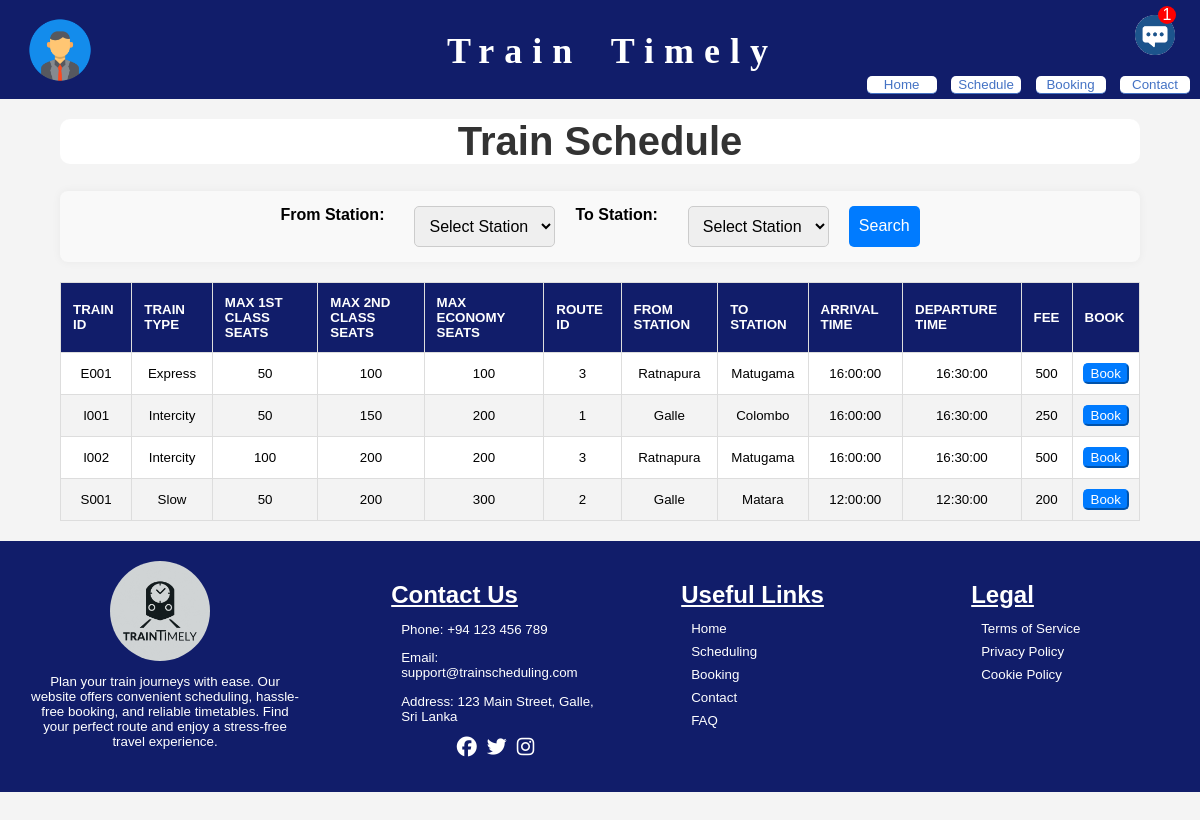
The app's page /traintimely/shedule.php (signed in) with its own data.
### tables this page shows
CREATE TABLE `trains` (
  `train_id` varchar(6) NOT NULL,
  `route_id` int(11) DEFAULT NULL,
  `train_type` varchar(10) DEFAULT NULL,
  `total_seats_first_class` int(11) DEFAULT NULL,
  `total_seats_second_class` int(11) DEFAULT NULL,
  `total_seats_economy_class` int(11) DEFAULT NULL
);

CREATE TABLE `routes` (
  `route_id` int(11) NOT NULL,
  `from_station` varchar(100) DEFAULT NULL,
  `to_station` varchar(100) DEFAULT NULL,
  `arrival_time` time DEFAULT NULL,
  `departure_time` time DEFAULT NULL,
  `fee` int(11) DEFAULT NULL
);

### traintimely/shedule.php (the view, shortened to what this page needs)
<!DOCTYPE html>
<html lang="en">
<head>
    <link rel="stylesheet" href="shedule.css">
    <link rel="stylesheet" href="headfoot.css">
    <link rel="stylesheet" href="https://cdnjs.cloudflare.com/ajax/libs/font-awesome/6.4.2/css/all.min.css">
</head>
<body>
    <header>
        <div class="header-content">
            <div class="profile-icon">
                <a href="#"><img src="profimg.png"></a>
            </div>
            <div class="titlecont">
                <div class="title">
                    <h2>Train Timely</h2>
                </div>
            </div>
            <div class="rightspace">
                <div class="message-icon-container">
                    <img class="message-icon" src="download.png" >
                    <div class="notification-count">1</div>
                </div>
            </div>
        </div>
        <div>
            <nav class="navigation">
                <a href="home.php"><button>Home</button></a>
                <a href="shedule.php"><button>Schedule</button></a>
                <a href="booking.php"><button>Booking</button></a>
                <a href="contact.php"><button>Contact</button></a>
            </nav>
        </div>
    </header>
    <main>
        <?php
            include 'connection.php';
            $sql = "SELECT t.train_id, t.train_type, t.total_seats_first_class, t.total_seats_second_class, t.total_seats_economy_class,
                    r.route_id, r.from_station, r.to_station, r.arrival_time, r.departure_time, r.fee
                    FROM trains t
                    INNER JOIN routes r ON t.route_id = r.route_id";
            $result = $conn->query($sql);
            ?>
            <h1>Train Schedule</h1>
            <form method="POST" action="">
                <label for="from_station">From Station:</label>
                <select id="from_station" name="from_station">
                    <option value="">Select Station</option>
                </select>
                <label for="to_station">To Station:</label>
                <select id="to_station" name="to_station">
                    <option value="">Select Station</option>
                </select>
                <button type="submit">Search</button>
            </form>
            <table border="1" id="myTable">
                <thead>
                    <tr>
                        <th>Train ID</th>
                        <th>Train Type</th>
                        <th>Max 1st Class Seats</th>
                        <th>Max 2nd Class Seats</th>
                        <th>Max Economy Seats</th>
                        <th>Route ID</th>
                        <th>From Station</th>
                        <th>To Station</th>
                        <th>Arrival Time</th>
                        <th>Departure Time</th>
                        <th>Fee</th>
                        <th>Book</th>
                    </tr>
                </thead>
                <tbody>
                    <?php
                    if ($result->num_rows > 0) {
                        while ($row = $result->fetch_assoc()) {
                            echo "<tr>
                                    <td>{$row['train_id']}</td>
                                    <td>{$row['train_type']}</td>
                                    <td>{$row['total_seats_first_class']}</td>
                                    <td>{$row['total_seats_second_class']}</td>
                                    <td>{$row['total_seats_economy_class']}</td>
                                    <td>{$row['route_id']}</td>
                                    <td>{$row['from_station']}</td>
                                    <td>{$row['to_station']}</td>
                                    <td>{$row['arrival_time']}</td>
                                    <td>{$row['departure_time']}</td>
                                    <td>{$row['fee']}</td>
                                    <td><a href='booking.php?train_id=" . $row['train_id'] . "&route_id=" . $row['route_id'] . "&from_station=" . $row['from_station'] . "&to_station=" . $row['to_station'] . "&arrival_time=" . $row['arrival_time'] . "&departure_time=" . $row['departure_time'] . "&fee=" . $row['fee'] . "' class='book-btn'><button>Book</button></a></td>
                                </tr>";
                        }
                    } else {
                        echo "<tr><td colspan='12'>No results found</td></tr>";
                    }
                    ?>
                </tbody>
            </table>
    </main>
    <footer>
        <div class="logo-container">
            <img src="logo.jpeg" alt="Your Company Logo">
            <p>Plan your train journeys with ease. Our website offers convenient scheduling, hassle-free booking, and reliable timetables. Find your perfect route and enjoy a stress-free travel experience.</p>
        </div>
        <div class="contact">
            <h2>Contact Us</h2>
            <p>Phone: +94 123 456 789</p>
            <p>Email: support@trainscheduling.com</p>
            <p>Address: 123 Main Street, Galle, Sri Lanka</p>
            <ul class="social-links">
                <li><a href="#"><i class="fab fa-facebook"></i></a></li>
                <li><a href="#"><i class="fab fa-twitter"></i></a></li>
                <li><a href="#"><i class="fab fa-instagram"></i></a></li>
            </ul>
        </div>
        <div class="useful-links">
            <h2>Useful Links</h2>
            <ul>
            <li><a href="home.php">Home</a></li>
                <li><a href="shedule.php">Scheduling</a></li>
                <li><a href="booking.php">Booking</a></li>
                <li><a href="contact.php">Contact</a></li>
                <li><a href="faq.html">FAQ</a></li>
            </ul>
        </div>
        <div class="legal">
            <h2>Legal</h2>
            <ul>
                <li><a href="terms-of-service.html">Terms of Service</a></li>
                <li><a href="privacy-policy.html">Privacy Policy</a></li>
                <li><a href="cookie-policy.html">Cookie Policy</a></li>
            </ul>
        </div>
    </footer>
</body>
</html>

### traintimely/shedule.css (style rules this page uses)
body { font-family: Arial, sans-serif; background-color: #f4f4f4; margin: 0; padding: 0; }
a { text-decoration: none; background-size: 150%; color: white; cursor: pointer; }
h1 { text-align: center; color: #333; margin-top: 20px; font-size: 2.5em; margin-left: 5%; margin-right: 5%; }
form { display: flex; justify-content: center; gap: 20px; margin-bottom: 20px; margin-left: 5%; margin-right: 5%; background-color: #f9f9f9; padding: 15px; border-radius: 8px; box-shadow: 0 0 10px rgba(0, 0, 0, 0.05); }
form label { font-weight: bold; margin-right: 10px; }
form select, form button { padding: 10px; border: 1px solid #ccc; border-radius: 5px; font-size: 1em; }
form button { background-color: #007BFF; color: white; border: none; cursor: pointer; transition: background-color 0.3s ease; }
table { width: 100%; border-collapse: collapse; margin-top: 20px; font-size: 1em; }
table th, table td { padding: 12px; text-align: center; border-bottom: 1px solid #ddd; }
table th { background-color: #007BFF; color: white; }
table tr:nth-child(even) { background-color: #f9f9f9; }
table tr:nth-child(odd) { background-color: #fff; }
body, html { height: 100%; margin: 0; padding-bottom: 20px; }

### traintimely/headfoot.css (style rules this page uses)
body { margin: 0; padding: 0; border: 0; }
header { display: block; width: 100%; background-color: #111d6a; }
.header-content { display: flex; flex-direction: row; width: 100%; height: 75px; }
.profile-icon { float: left; width: 15%; margin-left: 25px; margin-top: 15px; }
.profile-icon img { float: left; margin-right: 20px; height: 70px; }
.titlecont { display: flex; flex-direction: column; width: 85%; }
.title { text-align: center; color: white; font-family: Cambria, Cochin, Georgia, Times, 'Times New Roman', serif; font-size: x-large; letter-spacing: 10px; word-spacing: 10px; }
.navigation { width: 100%; text-align: right; padding-bottom: 5px; }
.navigation button { display: inline-block; margin-right: 10px; width: 70px; color: #4472c4; background-color: white; border: 0; border-top-left-radius: 5px; border-top-right-radius: 5px; border-bottom: #4472c4 solid; border-width: 1px; transition: transform 0.3s; }
.navigation a { text-decoration: none; }
.rightspace { width: 15%; }
.message-icon-container { position: relative; }
.message-icon { width: 40px; float: right; margin-right: 20px; height: 40px; border-radius: 180px; margin-right: 25px; margin-top: 15px; cursor: pointer; }
.notification-count { position: absolute; background-color: red; color: white; top: 6px; right: 24px; border-radius: 180px; width: 18px; text-align: center; }
table { width: 90%; border-collapse: collapse; border-color: black; margin-top: 20px; margin-bottom: 20px; margin-left: 5%; margin-right: 5%; background-color: rgba(255, 255, 255, 0.9); overflow: hidden; }
thead th { background-color: #111d6a; color: white; padding: 12px; text-align: left; font-size: smaller; text-transform: uppercase; }
tbody td { padding: 10px; border-bottom: 1px solid #ddd; font-size: smaller; }
tbody tr:nth-child(even) { background-color: rgba(240, 240, 240, 0.8); }
table, th, td { border: 1px solid #ddd; border-collapse: collapse; }
footer { background-color: #111d6a; padding: 20px; display: flex; justify-content: space-between; margin-top: 20px; }
footer h2 { color: white; margin-bottom: 10px; text-decoration: underline; }
footer ul { list-style: none; padding: 0; margin: 0; }
footer li { margin-bottom: 5px; margin-left: 10px; }
footer a, p { color: white; text-decoration: none; font-size: smaller; }
.social-links { display: flex; justify-content: center; }
.social-links li { margin: 0 5px; }
.social-links i { font-size: 20px; color: white; }
.contact { width: 18%; }
.useful-links { width: 18%; }
.legal { width: 18%; }
.contact p { color: white; font-size: smaller; margin-left: 10px; }
.logo-container { display: flex; flex-direction: column; align-items: center; margin-bottom: 10px; width: 25%; text-align: center; }
.logo-container p { margin-left: 10px; margin-right: 10px; }
.logo-container img { width: 100px; margin-right: 10px; border-radius: 50%; }

### records on screen
trains: train_id "E001", train_type "Express", total_seats_first_class "50", total_seats_second_class "100", total_seats_economy_class "100", route.route_id "3", route.from_station "Ratnapura", route.to_station "Matugama", route.arrival_time "16:00:00", route.departure_time "16:30:00", route.fee "500"
trains: train_id "I001", train_type "Intercity", total_seats_first_class "50", total_seats_second_class "150", total_seats_economy_class "200", route.route_id "1", route.from_station "Galle", route.to_station "Colombo", route.arrival_time "16:00:00", route.departure_time "16:30:00", route.fee "250"
trains: train_id "I002", train_type "Intercity", total_seats_first_class "100", total_seats_second_class "200", total_seats_economy_class "200", route.route_id "3", route.from_station "Ratnapura", route.to_station "Matugama", route.arrival_time "16:00:00", route.departure_time "16:30:00", route.fee "500"
trains: train_id "S001", train_type "Slow", total_seats_first_class "50", total_seats_second_class "200", total_seats_economy_class "300", route.route_id "2", route.from_station "Galle", route.to_station "Matara", route.arrival_time "12:00:00", route.departure_time "12:30:00", route.fee "200"
